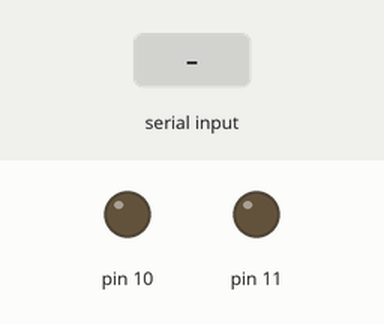
The sketch below on a simulated Arduino Uno, built with avr-gcc and run on an emulated ATmega328P. On the bench: output pins drawn as LEDs (lit = HIGH). Inputs (shaded band) come from the test bench.

Above: at 1.2 s.
1.3 s: "1" received over Serial
At 2.5 s:
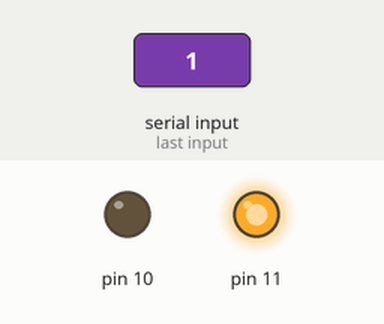
2.8 s: "0" received over Serial
At 3.8 s:
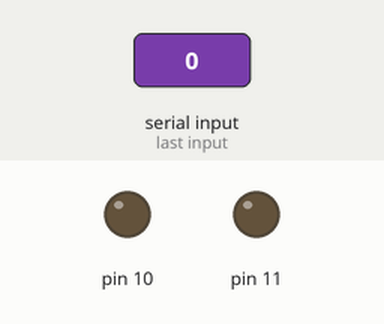
4.3 s: "2" received over Serial
At 4.9 s:
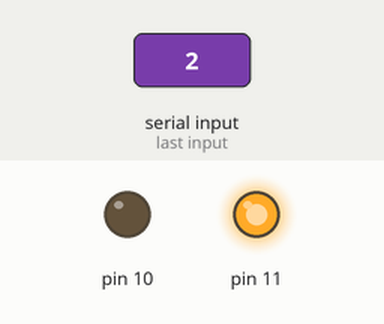
Timing chart, 0 to 7.3 s (numbered marks = the images above; inputs shaded):
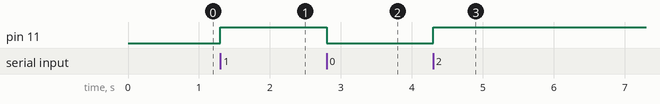

The sketch:

proof.ino
```cpp
byte power = LOW;
void setup()
{
  pinMode(10, OUTPUT);
  pinMode(11, OUTPUT);

  digitalWrite(10, LOW);
  digitalWrite(11, power);
  Serial.begin(9600);

}

void loop() {

  if(Serial.available())
  {
    Serial.read();
    power = ~power & 1;
    digitalWrite(11, power);
  }

}
```

Measured:
- after the input at 1.3 s, pin 11: LOW → HIGH at once
- after the input at 2.8 s, pin 11: HIGH → LOW at once
- after the input at 4.3 s, pin 11: LOW → HIGH at once
